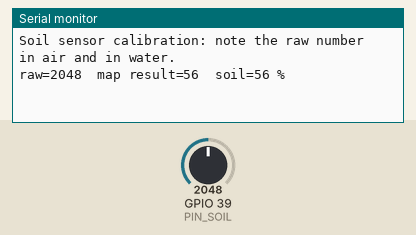
Bench run of a sketch on a simulated ESP32. Parts: the last lines printed to the serial monitor. Inputs (shaded band) come from the test bench; at power-on: GPIO 39 (PIN_SOIL) = 2048.

Above: at 1.2 s.
1.3 s: GPIO 39 (PIN_SOIL) set to 2866
At 1.3 s:
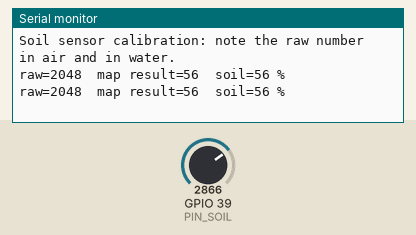
2.8 s: GPIO 39 (PIN_SOIL) set to 3603
At 4.3 s:
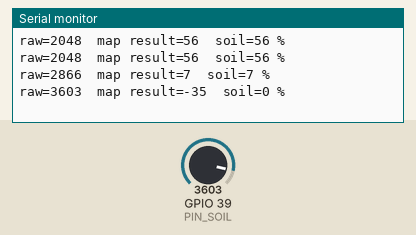
Timing chart, 0 to 5.8 s (numbered marks = the images above; inputs shaded):
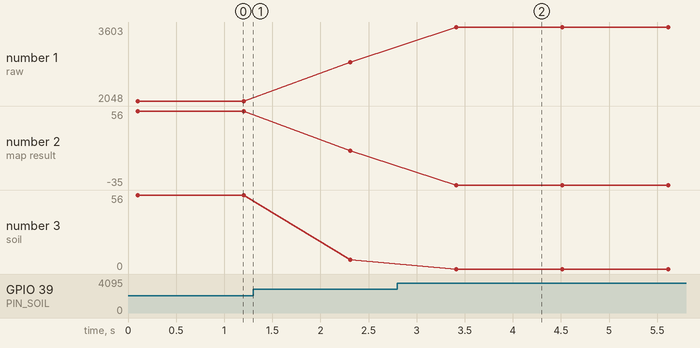

Measured:
- after the input at 2.8 s, the serial monitor: prints a new line after 0.61 s (image 2)
- plotted number 1: 2048 → 2866 after the input at 1.3 s, 2866 → 3603 after the input at 2.8 s
- plotted number 2: 56 → 7 after the input at 1.3 s, 7 → -35 after the input at 2.8 s
- plotted number 3: 56 → 7 after the input at 1.3 s, 7 → 0 after the input at 2.8 s

The sketch:

module06_soil_calibration.ino
```cpp
// Module 6 - Practice 3: calibrating the capacitive soil moisture sensor
// Sensor on VN (GPIO 39). The wetter it is, the SMALLER the raw number.
// How to calibrate: (1) note the raw number with the sensor in air -> DRY;
// (2) note the raw number with the sensor dipped in water up to the limit line -> WET;
// (3) write both numbers below, then upload again. Result: air 0%, water 100%.

const int PIN_SOIL = 39;    // VN: soil sensor (canonical pin map)
const int DRY = 3000;       // raw number in air (replace it with your own note)
const int WET = 1300;       // raw number in water (replace it with your own note)
const int READ_COUNT = 20;  // how many readings are averaged

// Reads the sensor 20 times in a row, then returns the average.
int readSoilRaw() {
  long sum = 0;
  for (int i = 0; i < READ_COUNT; i++) {
    sum += analogRead(PIN_SOIL);
    delay(5);
  }
  return sum / READ_COUNT;
}

void setup() {
  Serial.begin(115200);
  Serial.println("Soil sensor calibration: note the raw number in air and in water.");
}

void loop() {
  int raw = readSoilRaw();
  int percent = map(raw, DRY, WET, 0, 100);  // DRY -> 0, WET -> 100
  int soil = constrain(percent, 0, 100);     // fence it in so it stays 0-100

  Serial.print("raw=");
  Serial.print(raw);
  Serial.print("  map result=");
  Serial.print(percent);
  Serial.print("  soil=");
  Serial.print(soil);
  Serial.println(" %");
  delay(1000);
}
```
